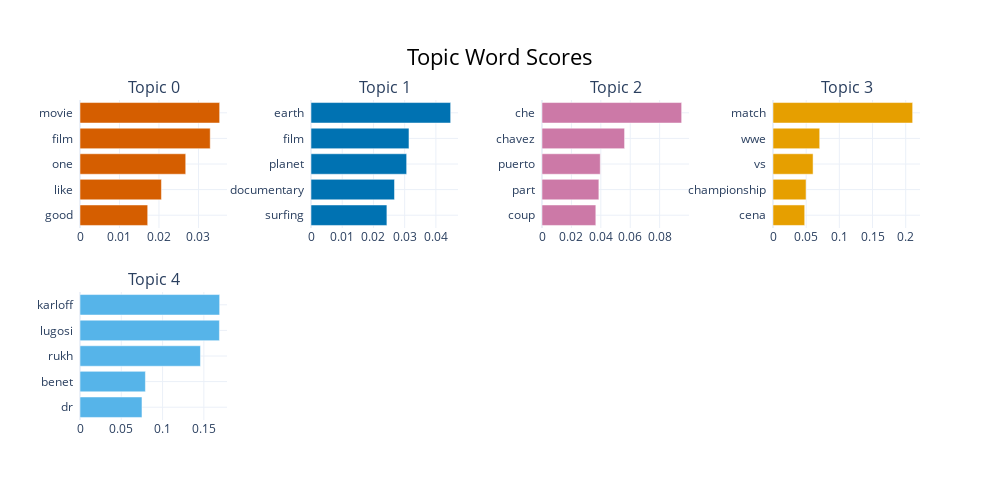

Notebook code for this chart:
### Markdown cell above
- Visualize top topic keywords

### Code cell
topic_model.visualize_barchart(top_n_topics=7)

### Figure 1 — Plotly figure (JSON) as saved in the notebook; plotly's stock layout.template omitted (floating-point values rounded to 4 significant figures)
{"data": [{"marker": {"color": "#D55E00"}, "orientation": "h", "type": "bar", "x": [0.01714, 0.02062, 0.02677, 0.03298, 0.03537], "xaxis": "x", "y": ["good  ", "like  ", "one  ", "film  ", "movie  "], "yaxis": "y"}, {"marker": {"color": "#0072B2"}, "orientation": "h", "type": "bar", "x": [0.02431, 0.02675, 0.03064, 0.03138, 0.04473], "xaxis": "x2", "y": ["surfing  ", "documentary  ", "planet  ", "film  ", "earth  "], "yaxis": "y2"}, {"marker": {"color": "#CC79A7"}, "orientation": "h", "type": "bar", "x": [0.0366, 0.03868, 0.03963, 0.05615, 0.09497], "xaxis": "x3", "y": ["coup  ", "part  ", "puerto  ", "chavez  ", "che  "], "yaxis": "y3"}, {"marker": {"color": "#E69F00"}, "orientation": "h", "type": "bar", "x": [0.04778, 0.04983, 0.06041, 0.07038, 0.2105], "xaxis": "x4", "y": ["cena  ", "championship  ", "vs  ", "wwe  ", "match  "], "yaxis": "y4"}, {"marker": {"color": "#56B4E9"}, "orientation": "h", "type": "bar", "x": [0.07507, 0.07922, 0.1459, 0.1689, 0.1691], "xaxis": "x5", "y": ["dr  ", "benet  ", "rukh  ", "lugosi  ", "karloff  "], "yaxis": "y5"}], "layout": {"annotations": [{"font": {"size": 16}, "showarrow": false, "text": "Topic 0", "x": 0.0875, "xanchor": "center", "xref": "paper", "y": 1, "yanchor": "bottom", "yref": "paper"}, {"font": {"size": 16}, "showarrow": false, "text": "Topic 1", "x": 0.3625, "xanchor": "center", "xref": "paper", "y": 1, "yanchor": "bottom", "yref": "paper"}, {"font": {"size": 16}, "showarrow": false, "text": "Topic 2", "x": 0.6375, "xanchor": "center", "xref": "paper", "y": 1, "yanchor": "bottom", "yref": "paper"}, {"font": {"size": 16}, "showarrow": false, "text": "Topic 3", "x": 0.9125, "xanchor": "center", "xref": "paper", "y": 1, "yanchor": "bottom", "yref": "paper"}, {"font": {"size": 16}, "showarrow": false, "text": "Topic 4", "x": 0.0875, "xanchor": "center", "xref": "paper", "y": 0.4, "yanchor": "bottom", "yref": "paper"}], "height": 500, "hoverlabel": {"bgcolor": "white", "font": {"family": "Rockwell", "size": 16}}, "showlegend": false, "title": {"font": {"color": "Black", "size": 22}, "text": "Topic Word Scores", "x": 0.5, "xanchor": "center", "yanchor": "top"}, "width": 1000, "xaxis": {"anchor": "y", "domain": [0, 0.175], "showgrid": true}, "xaxis2": {"anchor": "y2", "domain": [0.275, 0.45], "showgrid": true}, "xaxis3": {"anchor": "y3", "domain": [0.55, 0.725], "showgrid": true}, "xaxis4": {"anchor": "y4", "domain": [0.825, 1], "showgrid": true}, "xaxis5": {"anchor": "y5", "domain": [0, 0.175], "showgrid": true}, "xaxis6": {"anchor": "y6", "domain": [0.275, 0.45], "showgrid": true}, "xaxis7": {"anchor": "y7", "domain": [0.55, 0.725], "showgrid": true}, "xaxis8": {"anchor": "y8", "domain": [0.825, 1], "showgrid": true}, "yaxis": {"anchor": "x", "domain": [0.6, 1], "showgrid": true}, "yaxis2": {"anchor": "x2", "domain": [0.6, 1], "showgrid": true}, "yaxis3": {"anchor": "x3", "domain": [0.6, 1], "showgrid": true}, "yaxis4": {"anchor": "x4", "domain": [0.6, 1], "showgrid": true}, "yaxis5": {"anchor": "x5", "domain": [0, 0.4], "showgrid": true}, "yaxis6": {"anchor": "x6", "domain": [0, 0.4], "showgrid": true}, "yaxis7": {"anchor": "x7", "domain": [0, 0.4], "showgrid": true}, "yaxis8": {"anchor": "x8", "domain": [0, 0.4], "showgrid": true}}}
